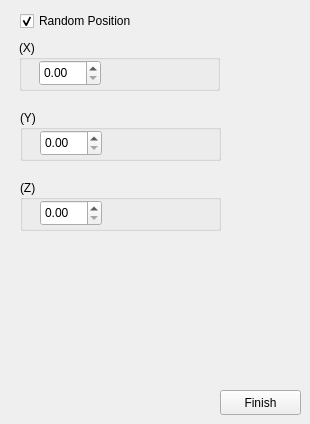
   <widget class="QWidget" name="tab">
    <attribute name="title">
     <string>Position</string>
    </attribute>
    <widget class="QGroupBox" name="groupBox">
     <property name="geometry">
      <rect>
       <x>19</x>
       <y>40</y>
       <width>201</width>
       <height>51</height>
      </rect>
     </property>
     <property name="title">
      <string>(X)</string>
     </property>
     <widget class="QDoubleSpinBox" name="doubleSpinBox">
      <property name="geometry">
       <rect>
        <x>20</x>
        <y>20</y>
        <width>62</width>
        <height>26</height>
       </rect>
      </property>
     </widget>
    </widget>
    <widget class="QGroupBox" name="groupBox_2">
     <property name="geometry">
      <rect>
       <x>20</x>
       <y>110</y>
       <width>201</width>
       <height>51</height>
      </rect>
     </property>
     <property name="title">
      <string>(Y)</string>
     </property>
     <widget class="QDoubleSpinBox" name="doubleSpinBox_2">
      <property name="geometry">
       <rect>
        <x>20</x>
        <y>20</y>
        <width>62</width>
        <height>26</height>
       </rect>
      </property>
     </widget>
    </widget>
    <widget class="QGroupBox" name="groupBox_3">
     <property name="geometry">
      <rect>
       <x>20</x>
       <y>180</y>
       <width>201</width>
       <height>51</height>
      </rect>
     </property>
     <property name="title">
      <string>(Z)</string>
     </property>
     <widget class="QDoubleSpinBox" name="doubleSpinBox_3">
      <property name="geometry">
       <rect>
        <x>20</x>
        <y>20</y>
        <width>62</width>
        <height>26</height>
       </rect>
      </property>
     </widget>
    </widget>
    <widget class="QPushButton" name="pushButton">
     <property name="geometry">
      <rect>
       <x>220</x>
       <y>390</y>
       <width>81</width>
       <height>25</height>
      </rect>
     </property>
     <property name="text">
      <string>Finish</string>
     </property>
    </widget>
    <widget class="QCheckBox" name="checkBox_2">
     <property name="geometry">
      <rect>
       <x>20</x>
       <y>10</y>
       <width>161</width>
       <height>22</height>
      </rect>
     </property>
     <property name="text">
      <string>Random Position</string>
     </property>
     <property name="checked">
      <bool>true</bool>
     </property>
    </widget>
   </widget>
